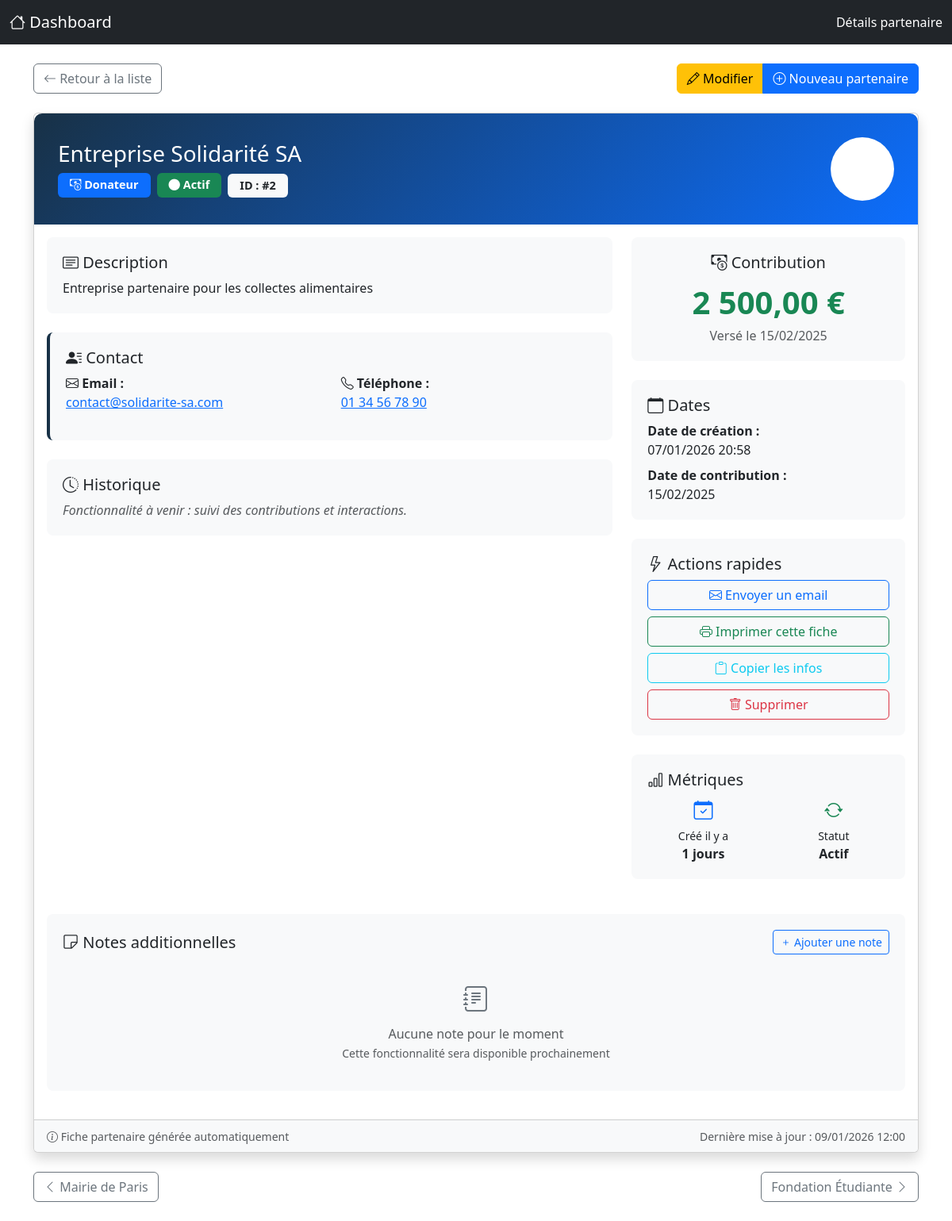
Screenshot of /views/admin/partenaires/voirDetailsPartenaire.php?id=2 (signed in) with the database file from the repository.
### tables this page shows
CREATE TABLE IF NOT EXISTS Partenaire (
                                          id_partenaire INT AUTO_INCREMENT PRIMARY KEY,
                                          nom VARCHAR(100) NOT NULL,
                                          type ENUM('donateur','subvention','partenaire') NOT NULL,
                                          montant DECIMAL(10,2) CHECK (montant IS NULL OR montant >= 0),
                                          date_contribution DATE,
                                          contact_email VARCHAR(100),
                                          contact_telephone VARCHAR(20),
                                          description TEXT,
                                          statut ENUM('actif','inactif') DEFAULT 'actif',
                                          date_creation TIMESTAMP DEFAULT CURRENT_TIMESTAMP,
                                          updated_at TIMESTAMP DEFAULT CURRENT_TIMESTAMP ON UPDATE CURRENT_TIMESTAMP,

     
                                          UNIQUE KEY unique_nom_type (nom, type),
                                          CHECK (date_contribution IS NULL OR date_contribution < '2100-01-01'),

     
                                          INDEX idx_nom (nom),
                                          INDEX idx_type (type),
                                          INDEX idx_statut (statut),
                                          INDEX idx_date_contribution (date_contribution)
);

### views/admin/partenaires/voirDetailsPartenaire.php (the view, shortened to what this page needs)
<?php
$partenaire_id = (int)$_GET['id'];
$db = new Database();
$conn = $db->getConnection();
$stmt = $conn->prepare("SELECT * FROM Partenaire WHERE id_partenaire = ?");
$stmt->execute([$partenaire_id]);
$partenaire = $stmt->fetch(PDO::FETCH_ASSOC);
$date_contribution = !empty($partenaire['date_contribution'])
    ? date('d/m/Y', strtotime($partenaire['date_contribution']))
    : 'Non spécifiée';
$date_creation = !empty($partenaire['date_creation'])
    ? date('d/m/Y H:i', strtotime($partenaire['date_creation']))
    : 'Non spécifiée';
?>
<!DOCTYPE html>
<html lang="fr">
<head>
    <link href="https://cdn.jsdelivr.net/npm/bootstrap@5.3.0/dist/css/bootstrap.min.css" rel="stylesheet">
    <link rel="stylesheet" href="https://cdn.jsdelivr.net/npm/bootstrap-icons@1.10.0/font/bootstrap-icons.css">
</head>
<body>
<nav class="navbar navbar-dark bg-dark">
    <div class="container-fluid">
        <a class="navbar-brand" href="../dashboard.php">
            <i class="bi bi-house"></i> Dashboard
        </a>
        <div class="navbar-text text-white">
            <i class="bi bi-handshake"></i> Détails partenaire
        </div>
    </div>
</nav>
<div class="container py-4">
    <div class="d-flex justify-content-between align-items-center mb-4">
        <div>
            <a href="listePartenaires.php" class="btn btn-outline-secondary">
                <i class="bi bi-arrow-left"></i> Retour à la liste
            </a>
        </div>
        <div class="btn-group">
            <button class="btn btn-warning" onclick="window.location.href='editPartenaire.php?id=<?php echo $partenaire_id; ?>'">
                <i class="bi bi-pencil"></i> Modifier
            </button>
            <a href="addPartenaire.php" class="btn btn-primary">
                <i class="bi bi-plus-circle"></i> Nouveau partenaire
            </a>
        </div>
    </div>
    <div class="card shadow mb-4">
        <div class="partner-header">
            <div class="row align-items-center">
                <div class="col-md-8">
                    <h1 class="h3 mb-2">
                        <?php echo htmlspecialchars($partenaire['nom']); ?>
                    </h1>
                    <div class="d-flex flex-wrap gap-2 align-items-center">
                        <span class="badge <?php echo $partenaire['type'] === 'donateur' ? 'bg-primary' : 'bg-warning text-dark'; ?> type-badge">
                            <i class="bi bi-<?php echo $partenaire['type'] === 'donateur' ? 'cash-coin' : 'building'; ?>"></i>
                            <?php echo $partenaire['type'] === 'donateur' ? 'Donateur' : 'Subvention'; ?>
                        </span>
                        <span class="badge <?php echo $partenaire['statut'] === 'actif' ? 'bg-success' : 'bg-secondary'; ?> type-badge">
                            <i class="bi bi-circle-fill"></i>
                            <?php echo $partenaire['statut'] === 'actif' ? 'Actif' : 'Inactif'; ?>
                        </span>
                        <span class="badge bg-light text-dark type-badge">
                            ID : #<?php echo $partenaire_id; ?>
                        </span>
                    </div>
                </div>
                <div class="col-md-4 text-end">
                    <div class="bg-white text-dark rounded-circle d-inline-flex align-items-center justify-content-center"
                         style="width: 80px; height: 80px;">
                    </div>
                </div>
            </div>
        </div>
        <div class="card-body">
            <div class="row g-4">
                <div class="col-lg-8">
                    <?php if (!empty($partenaire['description'])): ?>
                        <div class="info-box mb-4">
                            <h5><i class="bi bi-card-text"></i> Description</h5>
                            <p class="mb-0"><?php echo nl2br(htmlspecialchars($partenaire['description'])); ?></p>
                        </div>
                    <?php endif; ?>
                    <div class="info-box contact-card mb-4">
                        <h5><i class="bi bi-person-lines-fill"></i> Contact</h5>
                        <div class="row">
                            <?php if (!empty($partenaire['contact_email'])): ?>
                                <div class="col-md-6 mb-3">
                                    <strong><i class="bi bi-envelope"></i> Email :</strong><br>
                                    <a href="mailto:<?php echo htmlspecialchars($partenaire['contact_email']); ?>">
                                        <?php echo htmlspecialchars($partenaire['contact_email']); ?>
                                    </a>
                                </div>
                            <?php endif; ?>
                            <?php if (!empty($partenaire['contact_telephone'])): ?>
                                <div class="col-md-6 mb-3">
                                    <strong><i class="bi bi-telephone"></i> Téléphone :</strong><br>
                                    <a href="tel:<?php echo htmlspecialchars($partenaire['contact_telephone']); ?>">
                                        <?php echo htmlspecialchars($partenaire['contact_telephone']); ?>
                                    </a>
                                </div>
                            <?php endif; ?>
                        </div>
                    </div>
                    <div class="info-box">
                        <h5><i class="bi bi-clock-history"></i> Historique</h5>
                        <p class="text-muted mb-0">
                            <i>Fonctionnalité à venir : suivi des contributions et interactions.</i>
                        </p>
                    </div>
                </div>
                <div class="col-lg-4">
                    <div class="info-box mb-4 text-center">
                        <h5><i class="bi bi-cash-coin"></i> Contribution</h5>
                        <?php if (!empty($partenaire['montant'])): ?>
                            <div class="montant-big">
                                <?php echo number_format($partenaire['montant'], 2, ',', ' '); ?> €
                            </div>
                            <?php if (!empty($partenaire['date_contribution'])): ?>
                                <p class="text-muted mb-0">
                                    Versé le <?php echo $date_contribution; ?>
                                </p>
                            <?php endif; ?>
                        <?php endif; ?>
                    </div>
                    <div class="info-box mb-4">
                        <h5><i class="bi bi-calendar"></i> Dates</h5>
                        <div class="mb-2">
                            <strong>Date de création :</strong><br>
                            <?php echo $date_creation; ?>
                        </div>
                        <?php if (!empty($partenaire['date_contribution'])): ?>
                            <div class="mb-0">
                                <strong>Date de contribution :</strong><br>
                                <?php echo $date_contribution; ?>
                            </div>
                        <?php endif; ?>
                    </div>
                    <div class="info-box">
                        <h5><i class="bi bi-lightning"></i> Actions rapides</h5>
                        <div class="d-grid gap-2">
                            <button class="btn btn-outline-primary" onclick="window.location.href='mailto:<?php echo htmlspecialchars($partenaire['contact_email'] ?? ''); ?>'">
                                <i class="bi bi-envelope"></i> Envoyer un email
                            </button>
                            <button class="btn btn-outline-success" onclick="window.print()">
                                <i class="bi bi-printer"></i> Imprimer cette fiche
                            </button>
                            <button class="btn btn-outline-info" onclick="copyPartnerInfo()">
                                <i class="bi bi-clipboard"></i> Copier les infos
                            </button>
                            <button class="btn btn-outline-danger" onclick="confirmDelete()">
                                <i class="bi bi-trash"></i> Supprimer
                            </button>
                        </div>
                    </div>
                    <div class="info-box mt-4">
                        <h5><i class="bi bi-bar-chart"></i> Métriques</h5>
                        <div class="row text-center">
                            <div class="col-6">
                                <div class="mb-1">
                                    <i class="bi bi-calendar-check" style="font-size: 1.5rem; color: #0d6efd;"></i>
                                </div>
                                <div class="small">Créé il y a</div>
                                <div class="fw-bold">
                                    <?php
                                    if (!empty($partenaire['date_creation'])) {
                                        $date1 = new DateTime($partenaire['date_creation']);
                                        $date2 = new DateTime();
                                        $interval = $date1->diff($date2);
                                        echo $interval->days . ' jours';
                                    } else {
                                        echo 'N/A';
                                    }
                                    ?>
                                </div>
                            </div>
                            <div class="col-6">
                                <div class="mb-1">
                                    <i class="bi bi-arrow-repeat" style="font-size: 1.5rem; color: #198754;"></i>
                                </div>
                                <div class="small">Statut</div>
                                <div class="fw-bold">
                                    <?php echo $partenaire['statut'] === 'actif' ? 'Actif' : 'Inactif'; ?>
                                </div>
                            </div>
                        </div>
                    </div>
                </div>
            </div>
            <div class="row mt-4">
                <div class="col-12">
                    <div class="info-box">
                        <div class="d-flex justify-content-between align-items-center mb-3">
                            <h5 class="mb-0">
                                <i class="bi bi-sticky"></i> Notes additionnelles
                            </h5>
                            <button class="btn btn-sm btn-outline-primary" onclick="addNote()">
                                <i class="bi bi-plus"></i> Ajouter une note
                            </button>
                        </div>
                        <div class="text-center py-3">
                            <i class="bi bi-journal-text" style="font-size: 2rem; color: #6c757d;"></i>
                            <p class="text-muted mb-0 mt-2">Aucune note pour le moment</p>
                            <small class="text-muted">Cette fonctionnalité sera disponible prochainement</small>
                        </div>
                    </div>
                </div>
            </div>
        </div>
        <div class="card-footer bg-light">
            <div class="row">
                <div class="col-md-6">
                    <small class="text-muted">
                        <i class="bi bi-info-circle"></i>
                        Fiche partenaire générée automatiquement
                    </small>
                </div>
                <div class="col-md-6 text-end">
                    <small class="text-muted">
                        Dernière mise à jour : <?php echo date('d/m/Y H:i'); ?>
                    </small>
                </div>
            </div>
        </div>
    </div>
    <div class="d-flex justify-content-between">
        <?php
        $stmt = $conn->prepare("
            SELECT id_partenaire, nom
            FROM Partenaire
            WHERE id_partenaire < ?
            ORDER BY id_partenaire DESC
            LIMIT 1
        ");
        $stmt->execute([$partenaire_id]);
        $prev = $stmt->fetch(PDO::FETCH_ASSOC);
        ?>
        <?php if ($prev): ?>
            <a href="voirDetailsPartenaire.php?id=<?php echo $prev['id_partenaire']; ?>"
               class="btn btn-outline-secondary">
                <i class="bi bi-chevron-left"></i>
                <?php echo htmlspecialchars(substr($prev['nom'], 0, 20)); ?>
            </a>
        <?php else: ?>
            <div></div>
        <?php endif; ?>
        <?php
        $stmt = $conn->prepare("
            SELECT id_partenaire, nom
            FROM Partenaire
            WHERE id_partenaire > ?
            ORDER BY id_partenaire ASC
            LIMIT 1
        ");
        $stmt->execute([$partenaire_id]);
        $next = $stmt->fetch(PDO::FETCH_ASSOC);
        ?>
        <?php if ($next): ?>
            <a href="voirDetailsPartenaire.php?id=<?php echo $next['id_partenaire']; ?>"
               class="btn btn-outline-secondary">
                <?php echo htmlspecialchars(substr($next['nom'], 0, 20)); ?>
                <i class="bi bi-chevron-right"></i>
            </a>
        <?php else: ?>
            <div></div>
        <?php endif; ?>
    </div>
</div>
</body>
</html>

### views/admin/partenaires/voirDetailsPartenaire.php (style rules this page uses)
.partner-header { background: linear-gradient(135deg, #183146 0%, #0d6efd 100%); color: white; border-radius: 10px 10px 0 0; padding: 30px; }
.info-box { background-color: #f8f9fa; border-radius: 8px; padding: 20px; margin-bottom: 20px; }
.contact-card { border-left: 4px solid #183146; }
.montant-big { font-size: 2.5rem; font-weight: 700; color: #198754; }
.type-badge { font-size: 0.9rem; padding: 8px 15px; }

### rows the page displays
partenaire: nom "Entreprise Solidarité SA", description "Entreprise partenaire pour les collectes alimentaires", contact_email "contact@solidarite-sa.com", contact_telephone "01 34 56 78 90", montant "2 500,00", date_contribution "15/02/2025", date_creation "07/01/2026 20:58", date_creation "1"
partenaire: nom "Mairie de Paris"
partenaire: nom "Fondation Étudiante"

### other values shown
$partenaire_id "2"
